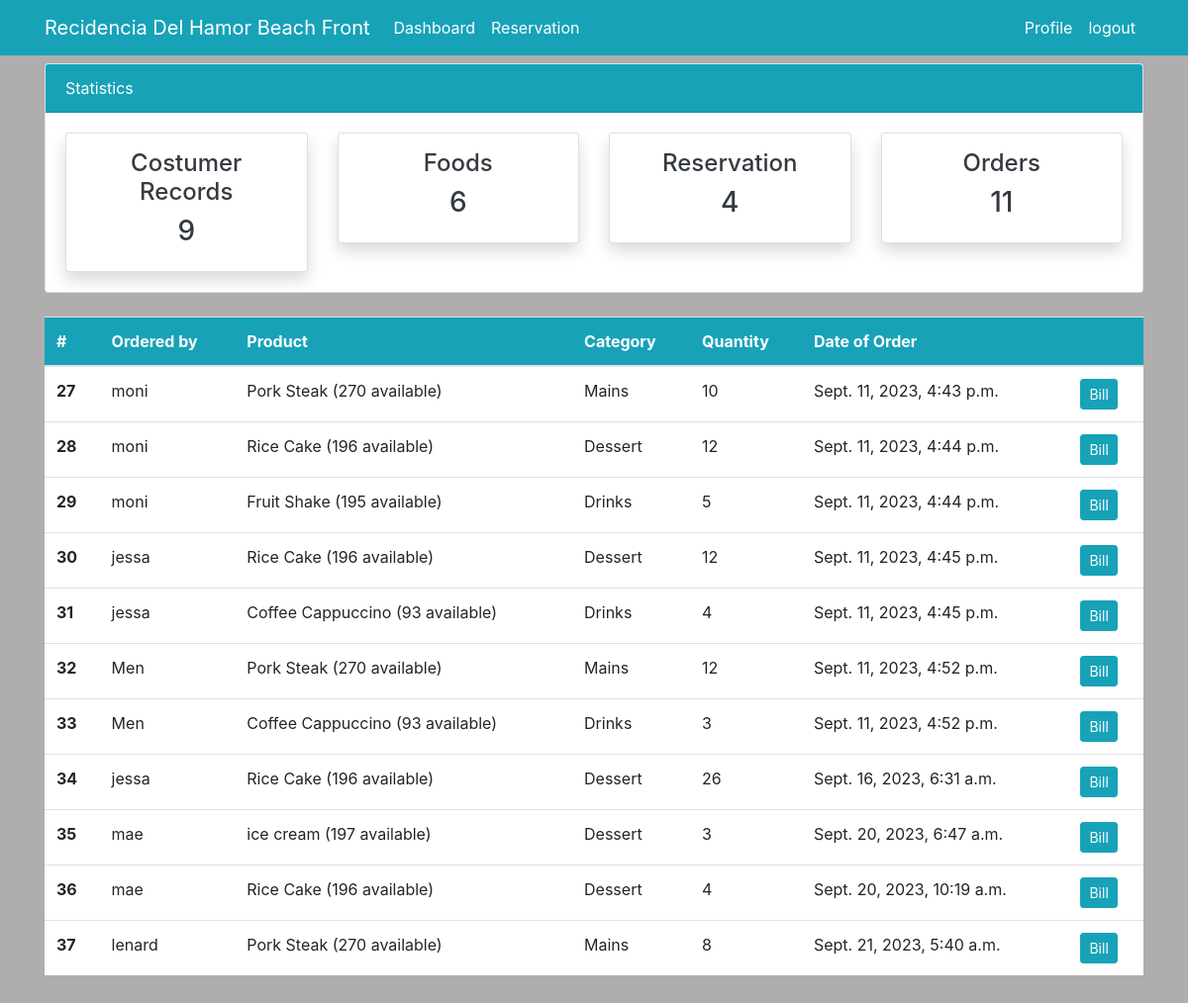
Before: /order/ (signed in) with the older database file.
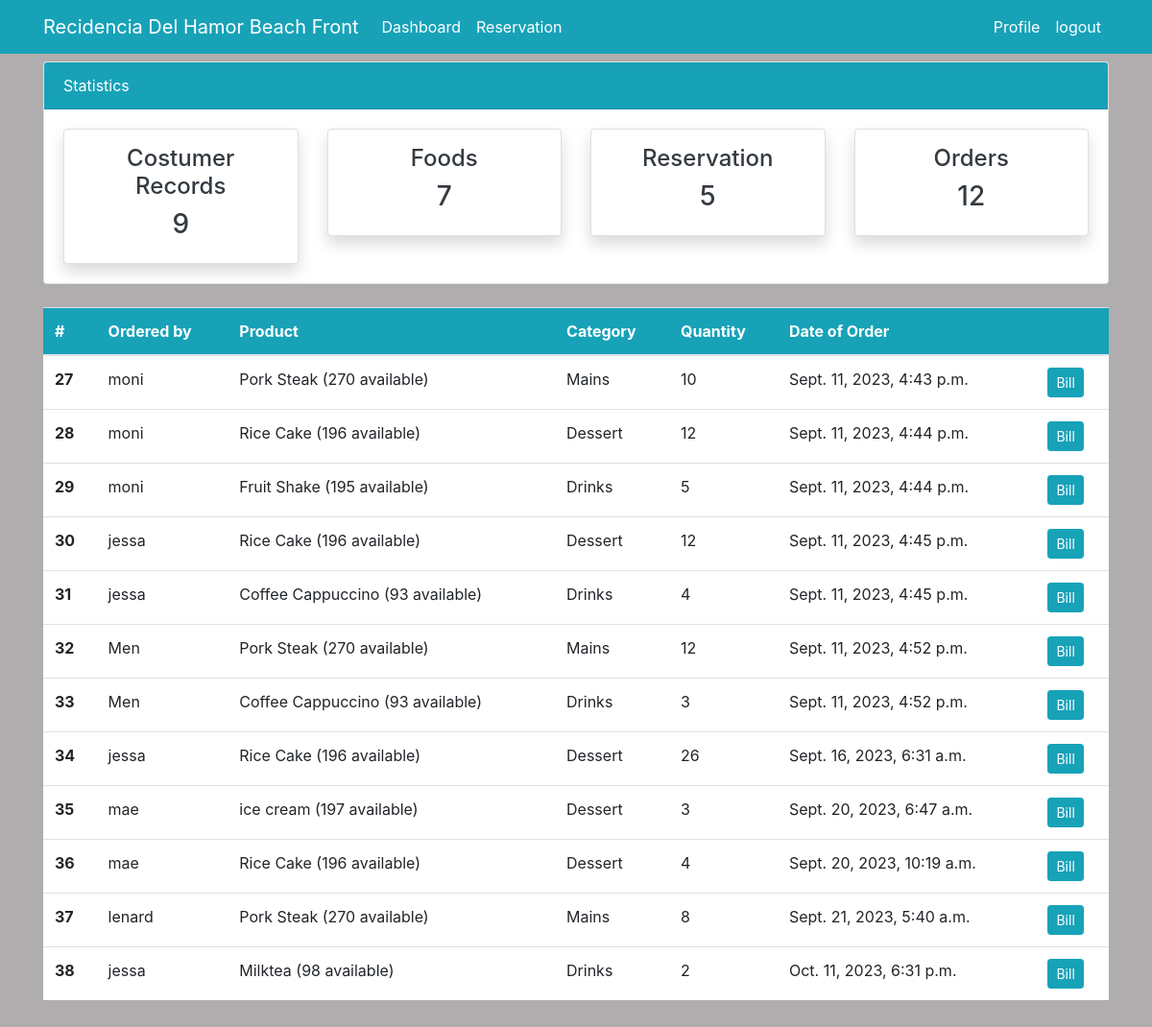
After: the same page with the newer database file.
### dashboard/models.py (models this page shows, shortened)
class Order(models.Model):
    product = models.ForeignKey(Product, on_delete=models.CASCADE, null=True)
    staff = models.ForeignKey(User, on_delete=models.CASCADE, null=True)
    order_quantity = models.PositiveIntegerField(null=True)
    date = models.DateTimeField(auto_now_add=True)
    class Meta:
        verbose_name_plural = 'Orders'

class Product(models.Model):
    name = models.CharField(max_length=100, null=True)
    category = models.CharField(max_length=20, choices=CATEGORY, null=True)
    quantity = models.PositiveIntegerField(null=True)
    price = models.IntegerField(null=True)
    class Meta:
        verbose_name_plural = 'Products'
    def __str__(self):
        return f'{self.name} ({self.quantity} available)'

### dashboard/views.py (the view)
# urls.py: path('order/', views.order, name="dashboard-order"),
@login_required
def order(request):
    orders = Order.objects.all()
    orders_count = orders.count()
    workers_count = User.objects.all().count()
    products_count = Product.objects.all().count()
    booking_count = Booking.objects.all().count()
    context = {
        'orders': orders,
        'workers_count': workers_count,
        'orders_count': orders_count,
        'products_count': products_count,
        'booking_count': booking_count,
    }
    return render(request, 'dashboard/order.html', context)

### templates/dashboard/order.html (shortened to what this page needs)
{% extends 'partials/base.html' %}
{% block content %}
{% include 'partials/topnav.html' %}
<div class="container">
    <div class="row my-4">
        <div class="col-md-12">
            <table class="table bg-white">
                <thead class="bg-info text-white">
                <tr class="text-white">
                    <th scope="col">#</th>
                    <th scope="col">Ordered by</th>
                    <th scope="col">Product</th>
                    <th scope="col">Category</th>
                    <th scope="col">Quantity</th>
                    <th scope="col">Date of Order</th>
                    <th scope="col"></th>
                </tr>
                </thead>
                <tbody>
                    {% for order in orders %}
                <tr>
                    <th scope="row">{{ order.id }}</th>
                    <td>{{ order.staff }}</td>
                    <td>{{ order.product }}</td>
                    <td>{{ order.product.category }}</td>
                    <td>{{ order.order_quantity }}</td>
                    <td>{{ order.date }}</td>
                    <td>
                        <a class="btn btn-info btn-sm" href="{% url 'generate_bill' order.id %}">Bill</a>
                    </td>
                </tr>
                {% endfor %}
                </tbody>
            </table>
        </div>
        </div>
    </div>
{% endblock %}

Changed rows visible on the page:
added Order: id "38", staff "jessa", product "Milktea (98 available)", product.category "Drinks", order_quantity "2", date "Oct. 11, 2023, 6:31 p.m."
Other visible differences:
{{ products_count }}: "6" → "7"
{{ booking_count }}: "4" → "5"
{{ orders_count }}: "11" → "12"
